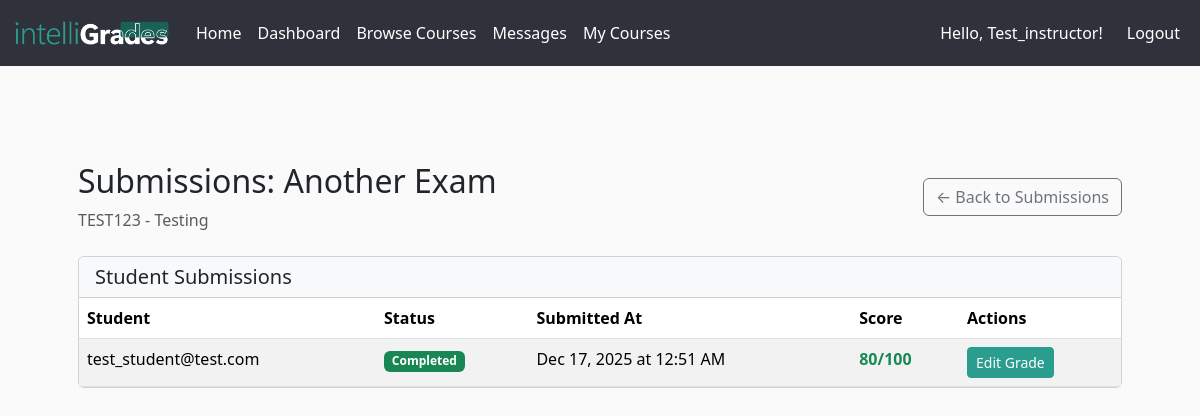
The app's page /assignments/2/submissions (signed in) with its own data.
### app/models.py (models this page shows, shortened)
class Assignment(db.Model):
    __tablename__ = "assignments"
    id = db.Column(db.Integer, primary_key=True)
    course_id = db.Column(db.Integer, db.ForeignKey('courses.id'), nullable=False)
    title = db.Column(db.String(200), nullable=False)
    description = db.Column(db.Text, nullable=False)
    due_date = db.Column(db.DateTime, default=datetime.utcnow)
    created_at = db.Column(db.DateTime, default=datetime.utcnow)
    max_points = db.Column(db.Integer, default=100)
    course = db.relationship('Course', back_populates='assignments')
    student_assignments = db.relationship(
        'StudentAssignment',
        back_populates='assignment',
        lazy='dynamic',
        cascade='all,delete-orphan'
    )

class Course(db.Model):
    __tablename__ = 'courses'
    id = db.Column(db.Integer, primary_key=True)
    code = db.Column(db.String(32), unique=True, nullable=False)
    title = db.Column(db.String(128), nullable=False)
    description = db.Column(db.Text)
    credits = db.Column(db.Integer, nullable=False)  # number of units/credits
    professor = db.Column(db.String(128), nullable=True)
    professor_id = db.Column(db.Integer, db.ForeignKey('users.id'), nullable=True)
    professor_user = db.relationship(
        'User',
        foreign_keys=[professor_id],
        backref='created_courses'
    )
    availability = db.Column(db.Boolean, default=True)
    format = db.Column(db.String(32), default='online')
    max_students = db.Column(db.Integer)
    created_at = db.Column(db.DateTime, default=datetime.utcnow)
    enrollments_rel = db.relationship(
        'Enrollment',
        backref='course',
        lazy='dynamic',
        cascade='all,delete-orphan'
    )
    assignments = db.relationship(
        'Assignment',
        back_populates='course',
        lazy='dynamic',
        cascade='all,delete-orphan'
    )
    announcements = db.relationship(
        'Announcement',
        back_populates='course',
        lazy='dynamic',
        cascade='all,delete-orphan'
    )

class StudentAssignment(db.Model):
    __tablename__ = "student_assignments"
    STATUS_NOT_STARTED = "Not Started"
    STATUS_IN_PROGRESS = "In Progress"
    STATUS_COMPLETED = "Completed"
    id = db.Column(db.Integer, primary_key=True)
    user_id = db.Column(db.Integer, db.ForeignKey('users.id'), nullable=False)
    assignment_id = db.Column(db.Integer, db.ForeignKey('assignments.id'), nullable=False)
    status = db.Column(db.String(32), default=STATUS_NOT_STARTED, nullable=False)
    score = db.Column(db.Integer, nullable=True)  # Grade received (if graded)
    completed_at = db.Column(db.DateTime, nullable=True)
    updated_at = db.Column(db.DateTime, default=datetime.utcnow, onupdate=datetime.utcnow)
    user = db.relationship('User', backref='student_assignments')
    assignment = db.relationship('Assignment', back_populates='student_assignments')
    __table_args__ = (
        db.UniqueConstraint('user_id', 'assignment_id', name='unique_user_assignment'),
    )

class User(UserMixin, db.Model):
    __tablename__ = 'users'
    ROLE_STUDENT = "student"
    ROLE_PROFESSOR = "professor"
    ROLE_ADMIN = "admin"
    id = db.Column(db.Integer, primary_key=True)
    password_hash = db.Column(db.String(255), nullable=False)
    email = db.Column(db.String(100), unique=True, nullable=False)
    avatar_url = db.Column(db.String(400), nullable=True)
    role = db.Column(db.String(32), default=ROLE_STUDENT, nullable=False)
    created_at = db.Column(db.DateTime, default=datetime.utcnow, nullable=False)
    courses = db.relationship(
        "Course",
        secondary="enrollments",
        backref="students",
        lazy="dynamic",
    )
    @property
    def is_student(self):
        return self.role == self.ROLE_STUDENT
    @property
    def is_professor(self):
        return self.role == self.ROLE_PROFESSOR
    @property
    def is_admin(self):
        return self.role == self.ROLE_ADMIN

### app/assignments/routes.py (the view)
@assignments_bp.route('/<int:assignment_id>/submissions')
@login_required
@roles_required(User.ROLE_PROFESSOR, User.ROLE_ADMIN)
def assignment_submissions(assignment_id):
    assignment = Assignment.query.get_or_404(assignment_id)
    course = assignment.course
    if not (course.professor_id == current_user.id or current_user.is_admin):
        flash("You don't have access to view these submissions.", 'danger')
        return redirect(url_for('courses.course_dashboard', course_id=course.id))
    submissions = StudentAssignment.query.filter_by(
        assignment_id=assignment_id
    ).all()
    return render_template(
        'assignments/assignment_submissions.html',
        assignment=assignment,
        course=course,
        submissions=submissions
    )

### app/__init__.py (called while the page is built)
@create_app.context_processor
def inject_notifications():
    if current_user.is_authenticated:
        return {
            "notifications": [
                {"message": "You haven’t checked Week 3 notes."},
                {"message": "New message in CMPE 102 discussion board."}
            ]
        }
    return {"notifications": []}

@login_manager.user_loader
def load_user(user_id):
    return User.query.get(int(user_id))

### app/assignments/templates/assignments/assignment_submissions.html
{% extends "base.html" %} {% block body %}
<div class="container mt-5">
  <div class="d-flex justify-content-between align-items-center mb-4">
    <div>
      <h2>Submissions: {{ assignment.title }}</h2>
      <p class="text-muted mb-0">{{ course.code }} - {{ course.title }}</p>
    </div>
    <a
      href="{{ url_for('courses.course_dashboard', course_id=course.id, tab='submissions') }}"
      class="btn btn-outline-secondary"
    >
      ← Back to Submissions
    </a>
  </div>
  <div class="card">
    <div class="card-header bg-light">
      <h5 class="mb-0">Student Submissions</h5>
    </div>
    <div class="card-body p-0">
      {% if submissions %}
      <table class="table table-striped mb-0">
        <thead>
          <tr>
            <th>Student</th>
            <th>Status</th>
            <th>Submitted At</th>
            <th>Score</th>
            <th>Actions</th>
          </tr>
        </thead>
        <tbody>
          {% for submission in submissions %}
          <tr>
            <td>{{ submission.user.email }}</td>
            <td>
              {% if submission.status == 'Completed' %}
              <span class="badge bg-success">Completed</span>
              {% elif submission.status == 'In Progress' %}
              <span class="badge bg-warning text-dark">In Progress</span>
              {% else %}
              <span class="badge bg-secondary">Not Started</span>
              {% endif %}
            </td>
            <td>
              {% if submission.completed_at %}
              {{ submission.completed_at.strftime('%b %d, %Y at %I:%M %p') }}
              {% else %}
              -
              {% endif %}
            </td>
            <td>
              {% if submission.score is not none %}
              <span class="fw-bold text-success">{{ submission.score }}/{{ assignment.max_points }}</span>
              {% else %}
              <span class="text-muted">Not graded</span>
              {% endif %}
            </td>
            <td>
              {% if submission.status == 'Completed' %}
              <a
                href="{{ url_for('assignments.grade_submission', assignment_id=assignment.id, student_id=submission.user_id) }}"
                class="btn btn-sm btn-primary"
              >
                {% if submission.score is not none %}Edit Grade{% else %}Grade{% endif %}
              </a>
              {% else %}
              <span class="text-muted">Not submitted</span>
              {% endif %}
            </td>
          </tr>
          {% endfor %}
        </tbody>
      </table>
      {% else %}
      <div class="p-4 text-center text-muted">
        <p class="mb-0">No submissions for this assignment yet.</p>
      </div>
      {% endif %}
    </div>
  </div>
</div>
{% endblock %}

### app/static/styles.css (style rules this page uses)
body, #whatifTable thead tr, #whatifTable td, #whatifTable th { background-color: #fafafa; }
.btn-primary, .list-group-item.active { background-color: #2a9d8f; border-color: #2a9d8f; }

### records on screen
Assignment: title "Another Exam", max_points "100"
Course: code "TEST123", title "Testing"
StudentAssignment: user.email "test_student@test.com", status "Completed", completed_at "Dec 17, 2025 at 12:51 AM", score "80", shows "Edit Grade"

### other values on screen
{{ username }} "Test_instructor"
